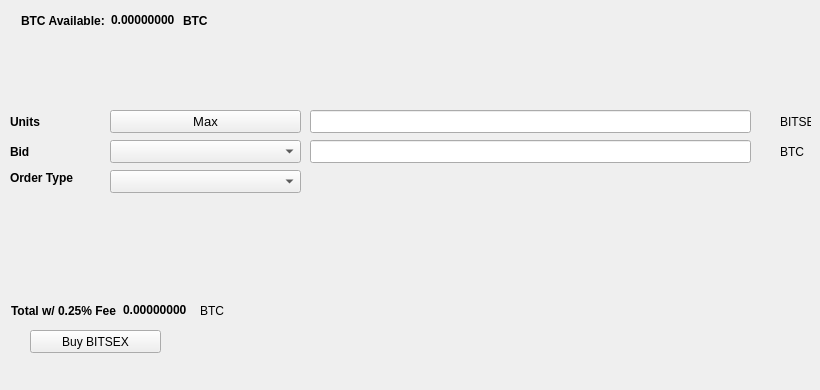
   <widget class="QWidget" name="BuyTab">
    <attribute name="title">
     <string>Buy</string>
    </attribute>
    <widget class="QPushButton" name="BuyBITSEX">
     <property name="geometry">
      <rect>
       <x>30</x>
       <y>330</y>
       <width>131</width>
       <height>23</height>
      </rect>
     </property>
     <property name="text">
      <string>Buy BITSEX</string>
     </property>
     <property name="icon">
      <iconset resource="../bitsex.qrc">
       <normaloff>:/icons/bitcoin</normaloff>:/icons/bitcoin</iconset>
     </property>
    </widget>
    <widget class="QLabel" name="label_3">
     <property name="geometry">
      <rect>
       <x>10</x>
       <y>110</y>
       <width>46</width>
       <height>23</height>
      </rect>
     </property>
     <property name="font">
      <font>
       <weight>75</weight>
       <bold>true</bold>
      </font>
     </property>
     <property name="text">
      <string>Units</string>
     </property>
    </widget>
    <widget class="QLineEdit" name="UnitsInput">
     <property name="geometry">
      <rect>
       <x>310</x>
       <y>110</y>
       <width>441</width>
       <height>23</height>
      </rect>
     </property>
     <property name="font">
      <font>
       <pointsize>9</pointsize>
       <weight>75</weight>
       <bold>true</bold>
      </font>
     </property>
    </widget>
    <widget class="QLineEdit" name="BuyBidPriceEdit">
     <property name="geometry">
      <rect>
       <x>310</x>
       <y>140</y>
       <width>441</width>
       <height>23</height>
      </rect>
     </property>
     <property name="font">
      <font>
       <pointsize>9</pointsize>
       <weight>75</weight>
       <bold>true</bold>
      </font>
     </property>
    </widget>
    <widget class="QLabel" name="label_4">
     <property name="geometry">
      <rect>
       <x>780</x>
       <y>110</y>
       <width>31</width>
       <height>23</height>
      </rect>
     </property>
     <property name="text">
      <string>BITSEX</string>
     </property>
    </widget>
    <widget class="QLabel" name="label_5">
     <property name="geometry">
      <rect>
       <x>780</x>
       <y>140</y>
       <width>31</width>
       <height>23</height>
      </rect>
     </property>
     <property name="text">
      <string>BTC</string>
     </property>
    </widget>
    <widget class="QLabel" name="label_6">
     <property name="geometry">
      <rect>
       <x>10</x>
       <y>140</y>
       <width>46</width>
       <height>23</height>
      </rect>
     </property>
     <property name="font">
      <font>
       <weight>75</weight>
       <bold>true</bold>
      </font>
     </property>
     <property name="text">
      <string>Bid</string>
     </property>
    </widget>
    <widget class="QLabel" name="label_7">
     <property name="geometry">
      <rect>
       <x>10</x>
       <y>170</y>
       <width>91</width>
       <height>16</height>
      </rect>
     </property>
     <property name="font">
      <font>
       <weight>75</weight>
       <bold>true</bold>
      </font>
     </property>
     <property name="text">
      <string>Order Type</string>
     </property>
    </widget>
    <widget class="QPushButton" name="Buy_Max_Amount">
     <property name="geometry">
      <rect>
       <x>110</x>
       <y>110</y>
       <width>191</width>
       <height>23</height>
      </rect>
     </property>
     <property name="font">
      <font>
       <pointsize>10</pointsize>
      </font>
     </property>
     <property name="text">
      <string>Max</string>
     </property>
    </widget>
    <widget class="QComboBox" name="BuyBidcomboBox">
     <property name="geometry">
      <rect>
       <x>110</x>
       <y>140</y>
       <width>191</width>
       <height>23</height>
      </rect>
     </property>
     <property name="font">
      <font>
       <pointsize>10</pointsize>
      </font>
     </property>
    </widget>
    <widget class="QComboBox" name="buyOrdertypeCombo">
     <property name="geometry">
      <rect>
       <x>110</x>
       <y>170</y>
       <width>191</width>
       <height>23</height>
      </rect>
     </property>
     <property name="font">
      <font>
       <pointsize>10</pointsize>
      </font>
     </property>
    </widget>
    <widget class="QWidget" name="layoutWidget1">
     <property name="geometry">
      <rect>
       <x>21</x>
       <y>11</y>
       <width>227</width>
       <height>19</height>
      </rect>
     </property>
     <layout class="QHBoxLayout" name="horizontalLayout_3">
      <item>
       <widget class="QLabel" name="label232">
        <property name="font">
         <font>
          <weight>75</weight>
          <bold>true</bold>
         </font>
        </property>
        <property name="text">
         <string>BTC Available:</string>
        </property>
       </widget>
      </item>
      <item>
       <widget class="QLabel" name="BtcAvailableLbl">
        <property name="palette">
         <palette>
          <active>
           <colorrole role="WindowText">
            <brush brushstyle="SolidPattern">
             <color alpha="255">
              <red>0</red>
              <green>0</green>
              <blue>0</blue>
             </color>
            </brush>
           </colorrole>
           <colorrole role="Button">
            <brush brushstyle="SolidPattern">
             <color alpha="255">
              <red>0</red>
              <green>170</green>
              <blue>0</blue>
             </color>
            </brush>
           </colorrole>
           <colorrole role="Light">
            <brush brushstyle="SolidPattern">
             <color alpha="255">
              <red>0</red>
              <green>255</green>
              <blue>0</blue>
             </color>
            </brush>
           </colorrole>
           <colorrole role="Midlight">
            <brush brushstyle="SolidPattern">
             <color alpha="255">
              <red>0</red>
              <green>212</green>
              <blue>0</blue>
             </color>
            </brush>
           </colorrole>
           <colorrole role="Dark">
            <brush brushstyle="SolidPattern">
             <color alpha="255">
              <red>0</red>
              <green>85</green>
              <blue>0</blue>
             </color>
            </brush>
           </colorrole>
           <colorrole role="Mid">
            <brush brushstyle="SolidPattern">
             <color alpha="255">
              <red>0</red>
              <green>113</green>
              <blue>0</blue>
             </color>
            </brush>
           </colorrole>
           <colorrole role="Text">
            <brush brushstyle="SolidPattern">
             <color alpha="255">
              <red>0</red>
              <green>170</green>
              <blue>0</blue>
             </color>
            </brush>
           </colorrole>
           <colorrole role="BrightText">
            <brush brushstyle="SolidPattern">
             <color alpha="255">
              <red>255</red>
              <green>255</green>
              <blue>255</blue>
             </color>
            </brush>
           </colorrole>
           <colorrole role="ButtonText">
            <brush brushstyle="SolidPattern">
             <color alpha="255">
              <red>0</red>
              <green>0</green>
              <blue>0</blue>
             </color>
            </brush>
           </colorrole>
           <colorrole role="Base">
            <brush brushstyle="SolidPattern">
             <color alpha="255">
              <red>255</red>
              <green>255</green>
              <blue>255</blue>
             </color>
            </brush>
           </colorrole>
           <colorrole role="Window">
            <brush brushstyle="SolidPattern">
             <color alpha="255">
              <red>0</red>
              <green>170</green>
              <blue>0</blue>
             </color>
            </brush>
           </colorrole>
           <colorrole role="Shadow">
            <brush brushstyle="SolidPattern">
             <color alpha="255">
              <red>0</red>
              <green>0</green>
              <blue>0</blue>
             </color>
            </brush>
           </colorrole>
           <colorrole role="AlternateBase">
            <brush brushstyle="SolidPattern">
             <color alpha="255">
              <red>127</red>
              <green>212</green>
              <blue>127</blue>
             </color>
            </brush>
           </colorrole>
           <colorrole role="ToolTipBase">
            <brush brushstyle="SolidPattern">
             <color alpha="255">
              <red>255</red>
              <green>255</green>
              <blue>220</blue>
             </color>
            </brush>
           </colorrole>
           <colorrole role="ToolTipText">
            <brush brushstyle="SolidPattern">
             <color alpha="255">
              <red>0</red>
              <green>0</green>
              <blue>0</blue>
             </color>
            </brush>
           </colorrole>
          </active>
          <inactive>
           <colorrole role="WindowText">
            <brush brushstyle="SolidPattern">
             <color alpha="255">
              <red>0</red>
              <green>0</green>
              <blue>0</blue>
             </color>
            </brush>
           </colorrole>
           <colorrole role="Button">
            <brush brushstyle="SolidPattern">
             <color alpha="255">
              <red>0</red>
              <green>170</green>
              <blue>0</blue>
             </color>
            </brush>
           </colorrole>
           <colorrole role="Light">
            <brush brushstyle="SolidPattern">
             <color alpha="255">
              <red>0</red>
              <green>255</green>
              <blue>0</blue>
             </color>
            </brush>
           </colorrole>
           <colorrole role="Midlight">
            <brush brushstyle="SolidPattern">
             <color alpha="255">
              <red>0</red>
              <green>212</green>
              <blue>0</blue>
             </color>
            </brush>
           </colorrole>
           <colorrole role="Dark">
            <brush brushstyle="SolidPattern">
             <color alpha="255">
              <red>0</red>
              <green>85</green>
              <blue>0</blue>
             </color>
            </brush>
           </colorrole>
           <colorrole role="Mid">
            <brush brushstyle="SolidPattern">
             <color alpha="255">
              <red>0</red>
              <green>113</green>
              <blue>0</blue>
             </color>
            </brush>
           </colorrole>
           <colorrole role="Text">
            <brush brushstyle="SolidPattern">
             <color alpha="255">
              <red>0</red>
              <green>170</green>
              <blue>0</blue>
             </color>
            </brush>
           </colorrole>
           <colorrole role="BrightText">
            <brush brushstyle="SolidPattern">
             <color alpha="255">
              <red>255</red>
              <green>255</green>
              <blue>255</blue>
             </color>
            </brush>
           </colorrole>
           <colorrole role="ButtonText">
            <brush brushstyle="SolidPattern">
             <color alpha="255">
              <red>0</red>
              <green>0</green>
              <blue>0</blue>
             </color>
            </brush>
           </colorrole>
           <colorrole role="Base">
            <brush brushstyle="SolidPattern">
             <color alpha="255">
              <red>255</red>
              <green>255</green>
              <blue>255</blue>
             </color>
            </brush>
           </colorrole>
           <colorrole role="Window">
            <brush brushstyle="SolidPattern">
             <color alpha="255">
              <red>0</red>
              <green>170</green>
              <blue>0</blue>
             </color>
            </brush>
           </colorrole>
           <colorrole role="Shadow">
            <brush brushstyle="SolidPattern">
             <color alpha="255">
              <red>0</red>
              <green>0</green>
              <blue>0</blue>
             </color>
            </brush>
           </colorrole>
           <colorrole role="AlternateBase">
            <brush brushstyle="SolidPattern">
             <color alpha="255">
              <red>127</red>
              <green>212</green>
              <blue>127</blue>
             </color>
            </brush>
           </colorrole>
           <colorrole role="ToolTipBase">
            <brush brushstyle="SolidPattern">
             <color alpha="255">
              <red>255</red>
              <green>255</green>
              <blue>220</blue>
             </color>
            </brush>
           </colorrole>
           <colorrole role="ToolTipText">
            <brush brushstyle="SolidPattern">
             <color alpha="255">
              <red>0</red>
              <green>0</green>
              <blue>0</blue>
             </color>
            </brush>
           </colorrole>
          </inactive>
          <disabled>
           <colorrole role="WindowText">
            <brush brushstyle="SolidPattern">
             <color alpha="255">
              <red>0</red>
              <green>85</green>
              <blue>0</blue>
             </color>
            </brush>
           </colorrole>
           <colorrole role="Button">
            <brush brushstyle="SolidPattern">
             <color alpha="255">
              <red>0</red>
              <green>170</green>
              <blue>0</blue>
             </color>
            </brush>
           </colorrole>
           <colorrole role="Light">
            <brush brushstyle="SolidPattern">
             <color alpha="255">
              <red>0</red>
              <green>255</green>
              <blue>0</blue>
             </color>
            </brush>
           </colorrole>
           <colorrole role="Midlight">
            <brush brushstyle="SolidPattern">
             <color alpha="255">
              <red>0</red>
              <green>212</green>
              <blue>0</blue>
             </color>
            </brush>
           </colorrole>
           <colorrole role="Dark">
            <brush brushstyle="SolidPattern">
             <color alpha="255">
              <red>0</red>
              <green>85</green>
              <blue>0</blue>
             </color>
            </brush>
           </colorrole>
           <colorrole role="Mid">
            <brush brushstyle="SolidPattern">
             <color alpha="255">
              <red>0</red>
              <green>113</green>
              <blue>0</blue>
             </color>
            </brush>
           </colorrole>
           <colorrole role="Text">
            <brush brushstyle="SolidPattern">
             <color alpha="255">
              <red>0</red>
              <green>85</green>
              <blue>0</blue>
             </color>
            </brush>
           </colorrole>
           <colorrole role="BrightText">
            <brush brushstyle="SolidPattern">
             <color alpha="255">
              <red>255</red>
              <green>255</green>
              <blue>255</blue>
             </color>
            </brush>
           </colorrole>
           <colorrole role="ButtonText">
            <brush brushstyle="SolidPattern">
             <color alpha="255">
              <red>0</red>
              <green>85</green>
              <blue>0</blue>
             </color>
            </brush>
           </colorrole>
           <colorrole role="Base">
            <brush brushstyle="SolidPattern">
             <color alpha="255">
              <red>0</red>
              <green>170</green>
              <blue>0</blue>
             </color>
            </brush>
           </colorrole>
           <colorrole role="Window">
            <brush brushstyle="SolidPattern">
             <color alpha="255">
              <red>0</red>
              <green>170</green>
              <blue>0</blue>
             </color>
            </brush>
           </colorrole>
           <colorrole role="Shadow">
            <brush brushstyle="SolidPattern">
             <color alpha="255">
              <red>0</red>
              <green>0</green>
              <blue>0</blue>
             </color>
            </brush>
           </colorrole>
           <colorrole role="AlternateBase">
            <brush brushstyle="SolidPattern">
             <color alpha="255">
              <red>0</red>
              <green>170</green>
              <blue>0</blue>
             </color>
            </brush>
           </colorrole>
           <colorrole role="ToolTipBase">
            <brush brushstyle="SolidPattern">
             <color alpha="255">
              <red>255</red>
              <green>255</green>
              <blue>220</blue>
             </color>
            </brush>
           </colorrole>
           <colorrole role="ToolTipText">
            <brush brushstyle="SolidPattern">
             <color alpha="255">
              <red>0</red>
              <green>0</green>
              <blue>0</blue>
             </color>
            </brush>
           </colorrole>
          </disabled>
         </palette>
        </property>
        <property name="font">
         <font>
          <weight>75</weight>
          <bold>true</bold>
         </font>
        </property>
        <property name="text">
         <string>0.00000000</string>
        </property>
        <property name="textInteractionFlags">
         <set>Qt::LinksAccessibleByMouse|Qt::TextSelectableByKeyboard|Qt::TextSelectableByMouse</set>
        </property>
       </widget>
      </item>
      <item>
       <widget class="QLabel" name="BtcAvailableLbl_2">
        <property name="font">
         <font>
          <weight>75</weight>
          <bold>true</bold>
         </font>
        </property>
        <property name="text">
         <string>BTC</string>
        </property>
       </widget>
      </item>
     </layout>
    </widget>
    <widget class="QWidget" name="layoutWidge2">
     <property name="geometry">
      <rect>
       <x>11</x>
       <y>301</y>
       <width>259</width>
       <height>19</height>
      </rect>
     </property>
     <layout class="QHBoxLayout" name="horizontalLayout_4">
      <item>
       <widget class="QLabel" name="label_9">
        <property name="font">
         <font>
          <weight>75</weight>
          <bold>true</bold>
         </font>
        </property>
        <property name="text">
         <string>Total w/ 0.25% Fee</string>
        </property>
       </widget>
      </item>
      <item>
       <widget class="QLabel" name="BuyCostLabel">
        <property name="palette">
         <palette>
          <active>
           <colorrole role="WindowText">
            <brush brushstyle="SolidPattern">
             <color alpha="255">
              <red>0</red>
              <green>0</green>
              <blue>0</blue>
             </color>
            </brush>
           </colorrole>
           <colorrole role="Button">
            <brush brushstyle="SolidPattern">
             <color alpha="255">
              <red>0</red>
              <green>170</green>
              <blue>0</blue>
             </color>
            </brush>
           </colorrole>
           <colorrole role="Light">
            <brush brushstyle="SolidPattern">
             <color alpha="255">
              <red>0</red>
              <green>255</green>
              <blue>0</blue>
             </color>
            </brush>
           </colorrole>
           <colorrole role="Midlight">
            <brush brushstyle="SolidPattern">
             <color alpha="255">
              <red>0</red>
              <green>212</green>
              <blue>0</blue>
             </color>
            </brush>
           </colorrole>
           <colorrole role="Dark">
            <brush brushstyle="SolidPattern">
             <color alpha="255">
              <red>0</red>
              <green>85</green>
              <blue>0</blue>
             </color>
            </brush>
           </colorrole>
           <colorrole role="Mid">
            <brush brushstyle="SolidPattern">
             <color alpha="255">
              <red>0</red>
              <green>113</green>
              <blue>0</blue>
             </color>
            </brush>
           </colorrole>
           <colorrole role="Text">
            <brush brushstyle="SolidPattern">
             <color alpha="255">
              <red>0</red>
              <green>170</green>
              <blue>0</blue>
             </color>
            </brush>
           </colorrole>
           <colorrole role="BrightText">
            <brush brushstyle="SolidPattern">
             <color alpha="255">
              <red>255</red>
              <green>255</green>
              <blue>255</blue>
             </color>
            </brush>
           </colorrole>
           <colorrole role="ButtonText">
            <brush brushstyle="SolidPattern">
             <color alpha="255">
              <red>0</red>
              <green>0</green>
              <blue>0</blue>
             </color>
            </brush>
           </colorrole>
           <colorrole role="Base">
            <brush brushstyle="SolidPattern">
             <color alpha="255">
              <red>255</red>
              <green>255</green>
              <blue>255</blue>
             </color>
            </brush>
           </colorrole>
           <colorrole role="Window">
            <brush brushstyle="SolidPattern">
             <color alpha="255">
              <red>0</red>
              <green>170</green>
              <blue>0</blue>
             </color>
            </brush>
           </colorrole>
           <colorrole role="Shadow">
            <brush brushstyle="SolidPattern">
             <color alpha="255">
              <red>0</red>
              <green>0</green>
              <blue>0</blue>
             </color>
            </brush>
           </colorrole>
           <colorrole role="AlternateBase">
            <brush brushstyle="SolidPattern">
             <color alpha="255">
              <red>127</red>
              <green>212</green>
              <blue>127</blue>
             </color>
            </brush>
           </colorrole>
           <colorrole role="ToolTipBase">
            <brush brushstyle="SolidPattern">
             <color alpha="255">
              <red>255</red>
              <green>255</green>
              <blue>220</blue>
             </color>
            </brush>
           </colorrole>
           <colorrole role="ToolTipText">
            <brush brushstyle="SolidPattern">
             <color alpha="255">
              <red>0</red>
              <green>0</green>
              <blue>0</blue>
             </color>
            </brush>
           </colorrole>
          </active>
          <inactive>
           <colorrole role="WindowText">
            <brush brushstyle="SolidPattern">
             <color alpha="255">
              <red>0</red>
              <green>0</green>
              <blue>0</blue>
             </color>
            </brush>
           </colorrole>
           <colorrole role="Button">
            <brush brushstyle="SolidPattern">
             <color alpha="255">
              <red>0</red>
              <green>170</green>
              <blue>0</blue>
             </color>
            </brush>
           </colorrole>
           <colorrole role="Light">
            <brush brushstyle="SolidPattern">
             <color alpha="255">
              <red>0</red>
              <green>255</green>
              <blue>0</blue>
             </color>
            </brush>
           </colorrole>
           <colorrole role="Midlight">
            <brush brushstyle="SolidPattern">
             <color alpha="255">
              <red>0</red>
              <green>212</green>
              <blue>0</blue>
             </color>
            </brush>
           </colorrole>
           <colorrole role="Dark">
            <brush brushstyle="SolidPattern">
             <color alpha="255">
              <red>0</red>
              <green>85</green>
              <blue>0</blue>
             </color>
            </brush>
           </colorrole>
           <colorrole role="Mid">
            <brush brushstyle="SolidPattern">
             <color alpha="255">
              <red>0</red>
              <green>113</green>
              <blue>0</blue>
             </color>
            </brush>
           </colorrole>
           <colorrole role="Text">
            <brush brushstyle="SolidPattern">
             <color alpha="255">
              <red>0</red>
              <green>170</green>
              <blue>0</blue>
             </color>
            </brush>
           </colorrole>
           <colorrole role="BrightText">
            <brush brushstyle="SolidPattern">
             <color alpha="255">
              <red>255</red>
              <green>255</green>
              <blue>255</blue>
             </color>
            </brush>
           </colorrole>
           <colorrole role="ButtonText">
            <brush brushstyle="SolidPattern">
             <color alpha="255">
              <red>0</red>
              <green>0</green>
              <blue>0</blue>
             </color>
            </brush>
           </colorrole>
           <colorrole role="Base">
            <brush brushstyle="SolidPattern">
             <color alpha="255">
              <red>255</red>
              <green>255</green>
              <blue>255</blue>
             </color>
            </brush>
           </colorrole>
           <colorrole role="Window">
            <brush brushstyle="SolidPattern">
             <color alpha="255">
              <red>0</red>
              <green>170</green>
              <blue>0</blue>
             </color>
            </brush>
           </colorrole>
           <colorrole role="Shadow">
            <brush brushstyle="SolidPattern">
             <color alpha="255">
              <red>0</red>
              <green>0</green>
              <blue>0</blue>
             </color>
            </brush>
           </colorrole>
           <colorrole role="AlternateBase">
            <brush brushstyle="SolidPattern">
             <color alpha="255">
              <red>127</red>
              <green>212</green>
              <blue>127</blue>
             </color>
            </brush>
           </colorrole>
           <colorrole role="ToolTipBase">
            <brush brushstyle="SolidPattern">
             <color alpha="255">
              <red>255</red>
              <green>255</green>
              <blue>220</blue>
             </color>
            </brush>
           </colorrole>
           <colorrole role="ToolTipText">
            <brush brushstyle="SolidPattern">
             <color alpha="255">
              <red>0</red>
              <green>0</green>
              <blue>0</blue>
             </color>
            </brush>
           </colorrole>
          </inactive>
          <disabled>
           <colorrole role="WindowText">
            <brush brushstyle="SolidPattern">
             <color alpha="255">
              <red>0</red>
              <green>85</green>
              <blue>0</blue>
             </color>
            </brush>
           </colorrole>
           <colorrole role="Button">
            <brush brushstyle="SolidPattern">
             <color alpha="255">
              <red>0</red>
              <green>170</green>
              <blue>0</blue>
             </color>
            </brush>
           </colorrole>
           <colorrole role="Light">
            <brush brushstyle="SolidPattern">
             <color alpha="255">
              <red>0</red>
              <green>255</green>
              <blue>0</blue>
             </color>
            </brush>
           </colorrole>
           <colorrole role="Midlight">
            <brush brushstyle="SolidPattern">
             <color alpha="255">
              <red>0</red>
              <green>212</green>
              <blue>0</blue>
             </color>
            </brush>
           </colorrole>
           <colorrole role="Dark">
            <brush brushstyle="SolidPattern">
             <color alpha="255">
              <red>0</red>
              <green>85</green>
              <blue>0</blue>
             </color>
            </brush>
           </colorrole>
           <colorrole role="Mid">
            <brush brushstyle="SolidPattern">
             <color alpha="255">
              <red>0</red>
              <green>113</green>
              <blue>0</blue>
             </color>
            </brush>
           </colorrole>
           <colorrole role="Text">
            <brush brushstyle="SolidPattern">
             <color alpha="255">
              <red>0</red>
              <green>85</green>
              <blue>0</blue>
             </color>
            </brush>
           </colorrole>
           <colorrole role="BrightText">
            <brush brushstyle="SolidPattern">
             <color alpha="255">
              <red>255</red>
              <green>255</green>
              <blue>255</blue>
             </color>
            </brush>
           </colorrole>
           <colorrole role="ButtonText">
            <brush brushstyle="SolidPattern">
             <color alpha="255">
              <red>0</red>
              <green>85</green>
              <blue>0</blue>
             </color>
            </brush>
           </colorrole>
           <colorrole role="Base">
            <brush brushstyle="SolidPattern">
             <color alpha="255">
              <red>0</red>
              <green>170</green>
              <blue>0</blue>
             </color>
            </brush>
           </colorrole>
           <colorrole role="Window">
            <brush brushstyle="SolidPattern">
             <color alpha="255">
              <red>0</red>
              <green>170</green>
              <blue>0</blue>
             </color>
            </brush>
           </colorrole>
           <colorrole role="Shadow">
            <brush brushstyle="SolidPattern">
             <color alpha="255">
              <red>0</red>
              <green>0</green>
              <blue>0</blue>
             </color>
            </brush>
           </colorrole>
           <colorrole role="AlternateBase">
            <brush brushstyle="SolidPattern">
             <color alpha="255">
              <red>0</red>
              <green>170</green>
              <blue>0</blue>
             </color>
            </brush>
           </colorrole>
           <colorrole role="ToolTipBase">
            <brush brushstyle="SolidPattern">
             <color alpha="255">
              <red>255</red>
              <green>255</green>
              <blue>220</blue>
             </color>
            </brush>
           </colorrole>
           <colorrole role="ToolTipText">
            <brush brushstyle="SolidPattern">
             <color alpha="255">
              <red>0</red>
              <green>0</green>
              <blue>0</blue>
             </color>
            </brush>
           </colorrole>
          </disabled>
         </palette>
        </property>
        <property name="font">
         <font>
          <weight>75</weight>
          <bold>true</bold>
         </font>
        </property>
        <property name="autoFillBackground">
         <bool>false</bool>
        </property>
        <property name="text">
         <string>0.00000000</string>
        </property>
        <property name="textInteractionFlags">
         <set>Qt::LinksAccessibleByMouse|Qt::TextSelectableByMouse</set>
        </property>
       </widget>
      </item>
      <item>
       <widget class="QLabel" name="label_10">
        <property name="font">
         <font>
          <weight>50</weight>
          <bold>false</bold>
         </font>
        </property>
        <property name="text">
         <string>BTC</string>
        </property>
       </widget>
      </item>
     </layout>
    </widget>
    <widget class="QLabel" name="label_24">
     <property name="geometry">
      <rect>
       <x>460</x>
       <y>300</y>
       <width>281</width>
       <height>81</height>
      </rect>
     </property>
     <property name="text">
      <string/>
     </property>
     <property name="pixmap">
      <pixmap>:/images/bittrex</pixmap>
     </property>
    </widget>
   </widget>
